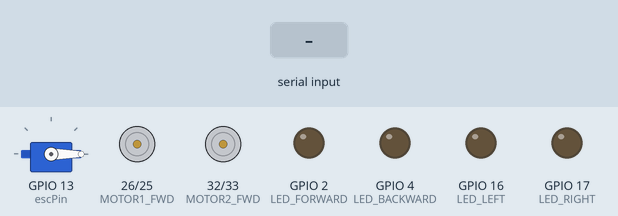
Recording of a sketch running on a simulated ESP32. On the bench: servo, motor-driver pin pairs drawn as motors (green arrow = first pin HIGH = forward, orange = second pin HIGH = backward, longer = more drive, scaled by the enable pin), output pins drawn as LEDs (lit = HIGH). The test bench sets the inputs (shaded band). Nothing arrives over Bluetooth unless stated.

Above: at 4.2 s.
4.3 s: "l\n" received over the second serial link
At 5.5 s:
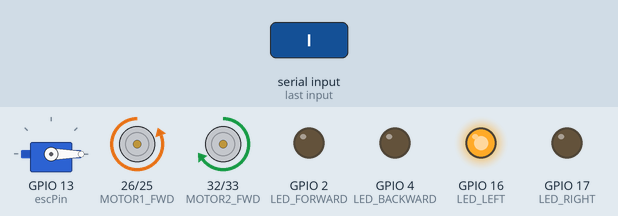
5.8 s: "R\n" received over the second serial link
At 7.0 s:
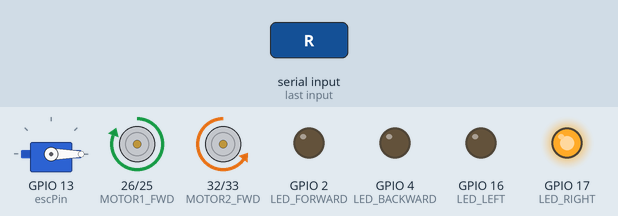
7.3 s: "F90\n" received over the second serial link
At 8.3 s:
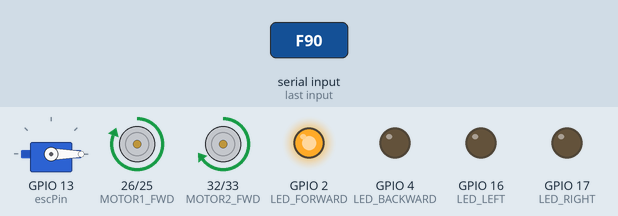
8.8 s: "B90\n" received over the second serial link
At 9.6 s:
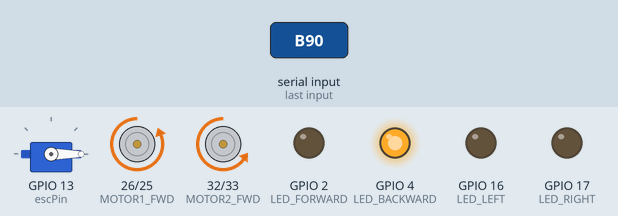
10.3 s: "r\n" received over the second serial link
At 10.9 s:
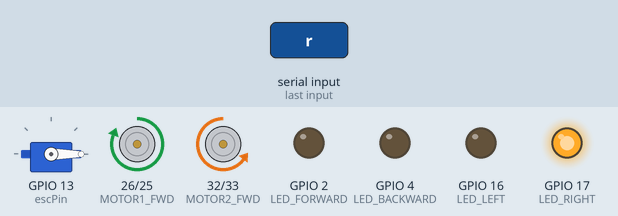
11.8 s: "F,45\n" received over the second serial link
At 12.1 s:
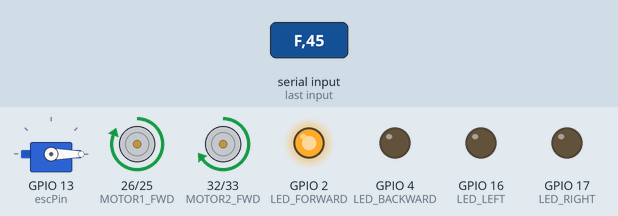
Timing chart, 0 to 14.3 s (numbered marks = the images above; inputs shaded):
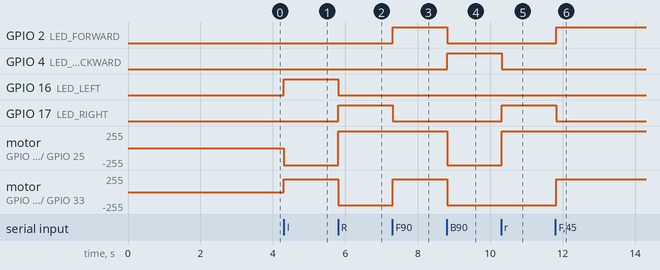

Measured:
- after the input at 4.3 s, GPIO 16 (LED_LEFT): LOW → HIGH at once; motor on GPIO 26 (MOTOR1_FWD) / GPIO 25 (MOTOR1_BWD): stopped → backward 255/255 at once; motor on GPIO 32 (MOTOR2_FWD) / GPIO 33 (MOTOR2_BWD): stopped → forward 195/255 at once
- after the input at 5.8 s, GPIO 16 (LED_LEFT): HIGH → LOW at once; GPIO 17 (LED_RIGHT): LOW → HIGH at once; motor on GPIO 26 (MOTOR1_FWD) / GPIO 25 (MOTOR1_BWD): backward 255/255 → forward 255/255 at once; motor on GPIO 32 (MOTOR2_FWD) / GPIO 33 (MOTOR2_BWD): forward 195/255 → backward 195/255 at once
- after the input at 7.3 s, GPIO 2 (LED_FORWARD): LOW → HIGH at once; GPIO 17 (LED_RIGHT): HIGH → LOW at once; motor on GPIO 32 (MOTOR2_FWD) / GPIO 33 (MOTOR2_BWD): backward 195/255 → forward 195/255 at once
- after the input at 8.8 s, GPIO 2 (LED_FORWARD): HIGH → LOW at once; GPIO 4 (LED_BACKWARD): LOW → HIGH at once; motor on GPIO 26 (MOTOR1_FWD) / GPIO 25 (MOTOR1_BWD): forward 255/255 → backward 255/255 at once; motor on GPIO 32 (MOTOR2_FWD) / GPIO 33 (MOTOR2_BWD): forward 195/255 → backward 195/255 at once
- after the input at 10.3 s, GPIO 4 (LED_BACKWARD): HIGH → LOW at once; GPIO 17 (LED_RIGHT): LOW → HIGH at once; motor on GPIO 26 (MOTOR1_FWD) / GPIO 25 (MOTOR1_BWD): backward 255/255 → forward 255/255 at once
- after the input at 11.8 s, GPIO 2 (LED_FORWARD): LOW → HIGH at once; GPIO 17 (LED_RIGHT): HIGH → LOW at once; motor on GPIO 32 (MOTOR2_FWD) / GPIO 33 (MOTOR2_BWD): backward 195/255 → forward 195/255 at once

The sketch:

esp32.ino
```cpp
#include <ESP32Servo.h>
#include "BluetoothSerial.h"

BluetoothSerial SerialBT;

Servo esc;
const int escPin = 13;
int motorSpeed = 1000;  // ESC minimum (stopped)

// ========== NEW: Individual PWM Speed for Each Motor ==========
int leftMotorSpeed = 255;   // Motor1 (Left) - default full speed
int rightMotorSpeed = 195;  // Motor2 (Right) - default full speed

// Optional: Bluetooth se change karne ke liye temporary variables
int tempLeftSpeed = 255;
int tempRightSpeed = 255;

// DC Motors Pins
#define MOTOR1_PWM 14   // Left Motor PWM
#define MOTOR1_FWD 26
#define MOTOR1_BWD 25
#define MOTOR2_PWM 27   // Right Motor PWM
#define MOTOR2_FWD 32
#define MOTOR2_BWD 33

// LEDs
#define LED_FORWARD 2
#define LED_BACKWARD 4
#define LED_LEFT 16
#define LED_RIGHT 17

void setup() {
  SerialBT.begin("Hybrid_Robot");

  esc.attach(escPin, 1000, 2000);
  esc.writeMicroseconds(1000);
  delay(3000);

  pinMode(MOTOR1_PWM, OUTPUT); pinMode(MOTOR1_FWD, OUTPUT); pinMode(MOTOR1_BWD, OUTPUT);
  pinMode(MOTOR2_PWM, OUTPUT); pinMode(MOTOR2_FWD, OUTPUT); pinMode(MOTOR2_BWD, OUTPUT);
  pinMode(LED_FORWARD, OUTPUT); pinMode(LED_BACKWARD, OUTPUT);
  pinMode(LED_LEFT, OUTPUT); pinMode(LED_RIGHT, OUTPUT);

  stopCar();
}

void loop() {
  if (SerialBT.available()) {
    String input = SerialBT.readStringUntil('\n');
    input.trim();

    if (input.length() == 0) return;

    char firstChar = input.charAt(0);

    // Car control (F, B, L, R, S)
    if (isAlpha(firstChar)) {
      switch (firstChar) {
        case 'F':
        case 'f': moveForward(); SerialBT.println("Forward"); break;
        case 'B':
        case 'b': moveBackward(); SerialBT.println("Backward"); break;
        case 'L':
        case 'l': turnLeft(); SerialBT.println("Left"); break;
        case 'R':
        case 'r': turnRight(); SerialBT.println("Right"); break;
        case 'S':
        case 's': stopCar(); SerialBT.println("Stop"); break;
        default:
          SerialBT.println("Invalid command");
      }
    }
    // ESC speed (1000-2000)
    else if (isDigit(firstChar)) {
      int newSpeed = input.toInt();
      if (newSpeed >= 1000 && newSpeed <= 2000) {
        motorSpeed = newSpeed;
        esc.writeMicroseconds(motorSpeed);
        SerialBT.print("ESC Speed: ");
        SerialBT.println(motorSpeed);
      } else {
        SerialBT.println("Invalid speed! Use 1000-2000");
      }
    }
    // NEW: Individual motor speed control via Bluetooth
    // Format: L200 (Left motor speed 200), R150 (Right motor speed 150)
    else if (firstChar == 'L' || firstChar == 'l') {
      String speedStr = input.substring(1);
      int newSpeed = speedStr.toInt();
      if (newSpeed >= 0 && newSpeed <= 255) {
        leftMotorSpeed = newSpeed;
        SerialBT.print("Left Motor Speed: ");
        SerialBT.println(leftMotorSpeed);
      } else {
        SerialBT.println("Invalid! Use L0 to L255");
      }
    }
    else if (firstChar == 'R' || firstChar == 'r') {
      String speedStr = input.substring(1);
      int newSpeed = speedStr.toInt();
      if (newSpeed >= 0 && newSpeed <= 255) {
        rightMotorSpeed = newSpeed;
        SerialBT.print("Right Motor Speed: ");
        SerialBT.println(rightMotorSpeed);
      } else {
        SerialBT.println("Invalid! Use R0 to R255");
      }
    }
    else {
      SerialBT.println("Unknown input");
    }
  }

  esc.writeMicroseconds(motorSpeed);
  delay(50);
}

// ==================== Car Control Functions (Individual Speeds) ====================
void allLEDsOff() {
  digitalWrite(LED_FORWARD, LOW);
  digitalWrite(LED_BACKWARD, LOW);
  digitalWrite(LED_LEFT, LOW);
  digitalWrite(LED_RIGHT, LOW);
}

void stopCar() {
  analogWrite(MOTOR1_PWM, 0);
  analogWrite(MOTOR2_PWM, 0);
  digitalWrite(MOTOR1_FWD, LOW); digitalWrite(MOTOR1_BWD, LOW);
  digitalWrite(MOTOR2_FWD, LOW); digitalWrite(MOTOR2_BWD, LOW);
  allLEDsOff();
}

void moveForward() {
  digitalWrite(MOTOR1_FWD, HIGH); digitalWrite(MOTOR1_BWD, LOW);
  digitalWrite(MOTOR2_FWD, HIGH); digitalWrite(MOTOR2_BWD, LOW);

  analogWrite(MOTOR1_PWM, leftMotorSpeed);   // Left motor individual speed
  analogWrite(MOTOR2_PWM, rightMotorSpeed);  // Right motor individual speed

  allLEDsOff();
  digitalWrite(LED_FORWARD, HIGH);
}

void moveBackward() {
  digitalWrite(MOTOR1_FWD, LOW); digitalWrite(MOTOR1_BWD, HIGH);
  digitalWrite(MOTOR2_FWD, LOW); digitalWrite(MOTOR2_BWD, HIGH);

  analogWrite(MOTOR1_PWM, leftMotorSpeed);
  analogWrite(MOTOR2_PWM, rightMotorSpeed);

  allLEDsOff();
  digitalWrite(LED_BACKWARD, HIGH);
}

void turnLeft() {
  digitalWrite(MOTOR1_FWD, LOW); digitalWrite(MOTOR1_BWD, HIGH);   // Left backward
  digitalWrite(MOTOR2_FWD, HIGH); digitalWrite(MOTOR2_BWD, LOW);  // Right forward

  analogWrite(MOTOR1_PWM, leftMotorSpeed);
  analogWrite(MOTOR2_PWM, rightMotorSpeed);

  allLEDsOff();
  digitalWrite(LED_LEFT, HIGH);
}

void turnRight() {
  digitalWrite(MOTOR1_FWD, HIGH); digitalWrite(MOTOR1_BWD, LOW);  // Left forward
  digitalWrite(MOTOR2_FWD, LOW); digitalWrite(MOTOR2_BWD, HIGH);  // Right backward

  analogWrite(MOTOR1_PWM, leftMotorSpeed);
  analogWrite(MOTOR2_PWM, rightMotorSpeed);

  allLEDsOff();
  digitalWrite(LED_RIGHT, HIGH);
}
```
